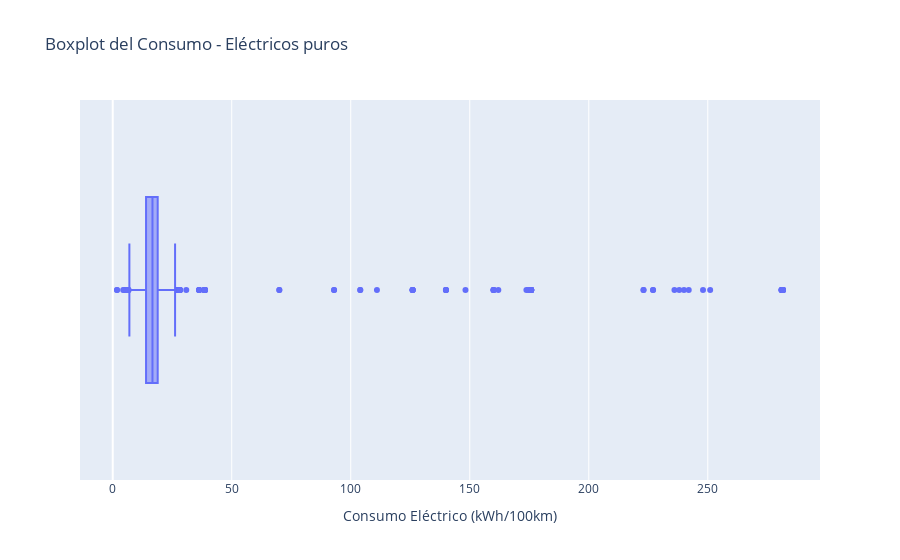
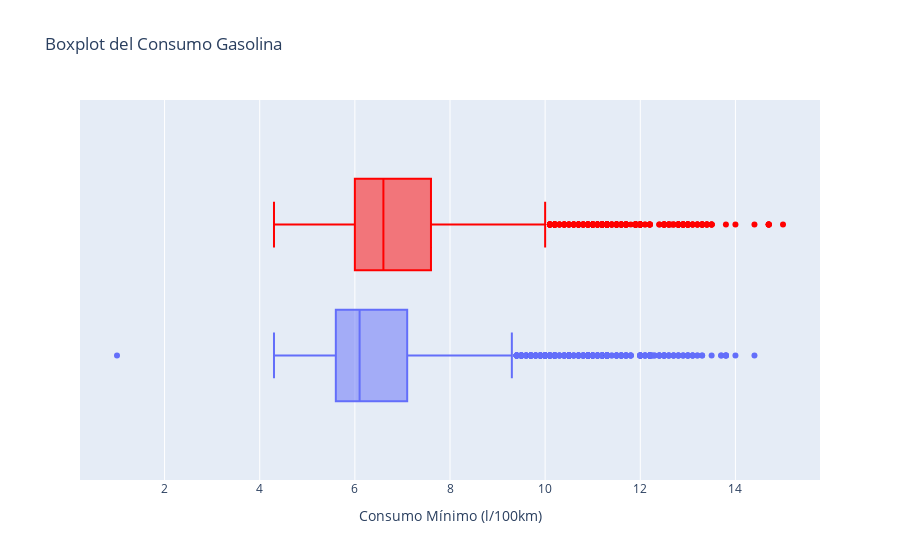
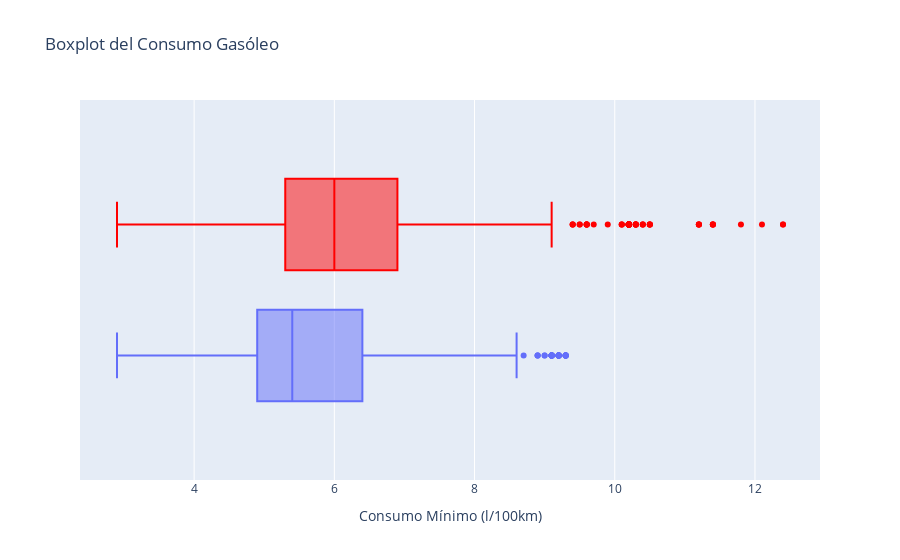
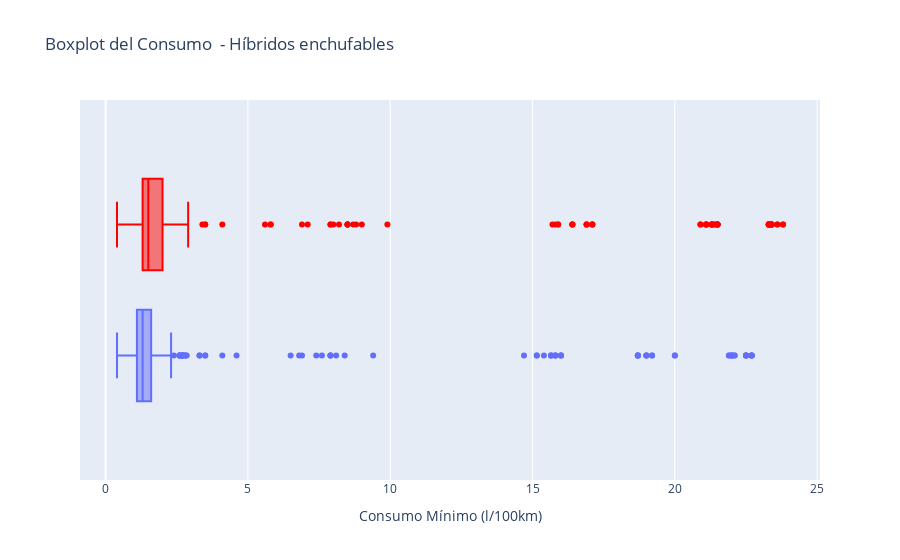

The notebook cell saved with these charts, in order:
### Code cell
box = funcion_boxplot_motorizacion(df_coches)
for figura in box:
    figura.show()

### Figure 1 — Plotly figure (JSON) as saved in the notebook; plotly's stock layout.template omitted (floating-point values rounded to 4 significant figures; data arrays with more than 128 entries replaced by an {"elided": "..."} marker saying what was removed)
{"data": [{"alignmentgroup": "True", "hovertemplate": "Consumo Eléctrico (kWh/100km)=%{x}<extra></extra>", "legendgroup": "", "marker": {"color": "#636efa"}, "name": "", "notched": false, "offsetgroup": "", "orientation": "h", "showlegend": false, "type": "box", "x": {"elided": "1767 float values"}, "x0": " ", "xaxis": "x", "y0": " ", "yaxis": "y"}], "layout": {"autosize": true, "boxmode": "group", "legend": {"tracegroupgap": 0}, "title": {"text": "Boxplot del Consumo - Eléctricos puros"}, "xaxis": {"anchor": "y", "autorange": true, "domain": [0, 1], "range": [-13.74, 297.1], "title": {"text": "Consumo Eléctrico (kWh/100km)"}, "type": "linear"}, "yaxis": {"anchor": "x", "autorange": true, "domain": [0, 1], "range": [-0.5, 0.5], "type": "category"}}}

### Figure 2 — Plotly figure (JSON) as saved in the notebook; plotly's stock layout.template omitted (floating-point values rounded to 4 significant figures; data arrays with more than 128 entries replaced by an {"elided": "..."} marker saying what was removed)
{"data": [{"alignmentgroup": "True", "hovertemplate": "Consumo Mínimo (l/100km)=%{x}<extra></extra>", "legendgroup": "", "marker": {"color": "#636efa"}, "name": "", "notched": false, "offsetgroup": "", "orientation": "h", "showlegend": false, "type": "box", "x": {"elided": "4922 float values"}, "x0": " ", "xaxis": "x", "y0": " ", "yaxis": "y"}, {"alignmentgroup": "True", "hovertemplate": "Consumo Max (l/100km)=%{x}<extra></extra>", "legendgroup": "", "marker": {"color": "red"}, "name": "", "notched": false, "offsetgroup": "", "orientation": "h", "showlegend": false, "type": "box", "x": {"elided": "4922 float values"}, "x0": " ", "xaxis": "x", "y0": " ", "yaxis": "y"}], "layout": {"autosize": true, "boxmode": "group", "legend": {"tracegroupgap": 0}, "title": {"text": "Boxplot del Consumo Gasolina"}, "xaxis": {"anchor": "y", "autorange": true, "domain": [0, 1], "range": [0.2222, 15.78], "title": {"text": "Consumo Mínimo (l/100km)"}, "type": "linear"}, "yaxis": {"anchor": "x", "autorange": true, "domain": [0, 1], "range": [-0.5172, 0.5172], "type": "category"}}}

### Figure 3 — Plotly figure (JSON) as saved in the notebook; plotly's stock layout.template omitted (floating-point values rounded to 4 significant figures; data arrays with more than 128 entries replaced by an {"elided": "..."} marker saying what was removed)
{"data": [{"alignmentgroup": "True", "hovertemplate": "Consumo Mínimo (l/100km)=%{x}<extra></extra>", "legendgroup": "", "marker": {"color": "#636efa"}, "name": "", "notched": false, "offsetgroup": "", "orientation": "h", "showlegend": false, "type": "box", "x": {"elided": "4097 float values"}, "x0": " ", "xaxis": "x", "y0": " ", "yaxis": "y"}, {"alignmentgroup": "True", "hovertemplate": "Consumo Max (l/100km)=%{x}<extra></extra>", "legendgroup": "", "marker": {"color": "red"}, "name": "", "notched": false, "offsetgroup": "", "orientation": "h", "showlegend": false, "type": "box", "x": {"elided": "4097 float values"}, "x0": " ", "xaxis": "x", "y0": " ", "yaxis": "y"}], "layout": {"autosize": true, "boxmode": "group", "legend": {"tracegroupgap": 0}, "title": {"text": "Boxplot del Consumo Gasóleo"}, "xaxis": {"anchor": "y", "autorange": true, "domain": [0, 1], "range": [2.372, 12.93], "title": {"text": "Consumo Mínimo (l/100km)"}, "type": "linear"}, "yaxis": {"anchor": "x", "autorange": true, "domain": [0, 1], "range": [-0.5172, 0.5172], "type": "category"}}}

### Figure 4 — Plotly figure (JSON) as saved in the notebook; plotly's stock layout.template omitted (floating-point values rounded to 4 significant figures; data arrays with more than 128 entries replaced by an {"elided": "..."} marker saying what was removed)
{"data": [{"alignmentgroup": "True", "hovertemplate": "Consumo Mínimo (l/100km)=%{x}<extra></extra>", "legendgroup": "", "marker": {"color": "#636efa"}, "name": "", "notched": false, "offsetgroup": "", "orientation": "h", "showlegend": false, "type": "box", "x": {"elided": "700 float values"}, "x0": " ", "xaxis": "x", "y0": " ", "yaxis": "y"}, {"alignmentgroup": "True", "hovertemplate": "Consumo Max (l/100km)=%{x}<extra></extra>", "legendgroup": "", "marker": {"color": "red"}, "name": "", "notched": false, "offsetgroup": "", "orientation": "h", "showlegend": false, "type": "box", "x": {"elided": "700 float values"}, "x0": " ", "xaxis": "x", "y0": " ", "yaxis": "y"}], "layout": {"autosize": true, "boxmode": "group", "legend": {"tracegroupgap": 0}, "title": {"text": "Boxplot del Consumo  - Híbridos enchufables"}, "xaxis": {"anchor": "y", "autorange": true, "domain": [0, 1], "range": [-0.9, 25.1], "title": {"text": "Consumo Mínimo (l/100km)"}, "type": "linear"}, "yaxis": {"anchor": "x", "autorange": true, "domain": [0, 1], "range": [-0.5172, 0.5172], "type": "category"}}}
